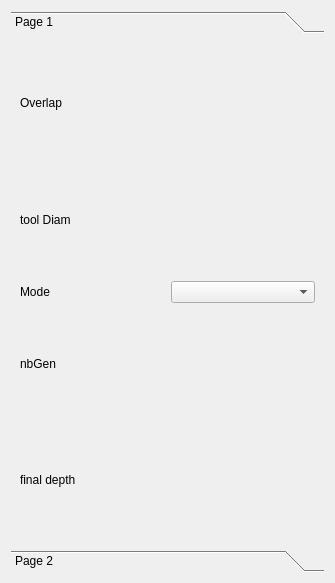
<?xml version="1.0" encoding="UTF-8"?>
<ui version="4.0">
 <class>PocketOp</class>
 <widget class="QWidget" name="PocketOp">
  <property name="geometry">
   <rect>
    <x>0</x>
    <y>0</y>
    <width>335</width>
    <height>583</height>
   </rect>
  </property>
  <property name="windowTitle">
   <string>PocketOp</string>
  </property>
  <layout class="QGridLayout" name="gridLayout">
   <item row="0" column="0">
    <widget class="QToolBox" name="toolBox">
     <property name="currentIndex">
      <number>0</number>
     </property>
     <widget class="QWidget" name="page">
      <property name="geometry">
       <rect>
        <x>0</x>
        <y>0</y>
        <width>317</width>
        <height>505</height>
       </rect>
      </property>
      <attribute name="label">
       <string>Page 1</string>
      </attribute>
      <layout class="QGridLayout" name="gridLayout_2">
       <item row="0" column="0">
        <widget class="QLabel" name="label">
         <property name="text">
          <string>Overlap</string>
         </property>
        </widget>
       </item>
       <item row="4" column="0">
        <widget class="QLabel" name="label_5">
         <property name="text">
          <string>final depth</string>
         </property>
        </widget>
       </item>
       <item row="3" column="0">
        <widget class="QLabel" name="label_3">
         <property name="text">
          <string>nbGen</string>
         </property>
        </widget>
       </item>
       <item row="1" column="0">
        <widget class="QLabel" name="label_2">
         <property name="text">
          <string>tool Diam</string>
         </property>
        </widget>
       </item>
       <item row="2" column="0">
        <widget class="QLabel" name="label_4">
         <property name="text">
          <string>Mode</string>
         </property>
        </widget>
       </item>
       <item row="3" column="1">
        <widget class="Gui::QuantitySpinBox" name="nbGenSpin" native="true">
         <property name="toolTip">
          <string>Start Depth of the operation. The highest point in Z-axis the operation needs to process.</string>
         </property>
         <property name="minimum" stdset="0">
          <double>-999999999.000000000000000</double>
         </property>
         <property name="maximum" stdset="0">
          <double>999999999.000000000000000</double>
         </property>
        </widget>
       </item>
       <item row="2" column="1">
        <widget class="QComboBox" name="modeCombo"/>
       </item>
       <item row="4" column="1">
        <widget class="Gui::QuantitySpinBox" name="depthSpin" native="true">
         <property name="toolTip">
          <string>Start Depth of the operation. The highest point in Z-axis the operation needs to process.</string>
         </property>
         <property name="minimum" stdset="0">
          <double>-999999999.000000000000000</double>
         </property>
         <property name="maximum" stdset="0">
          <double>999999999.000000000000000</double>
         </property>
        </widget>
       </item>
       <item row="0" column="1">
        <widget class="Gui::QuantitySpinBox" name="overlapSpin" native="true">
         <property name="toolTip">
          <string>Start Depth of the operation. The highest point in Z-axis the operation needs to process.</string>
         </property>
         <property name="minimum" stdset="0">
          <double>-999999999.000000000000000</double>
         </property>
         <property name="maximum" stdset="0">
          <double>999999999.000000000000000</double>
         </property>
        </widget>
       </item>
       <item row="1" column="1">
        <widget class="Gui::QuantitySpinBox" name="toolSpin" native="true">
         <property name="toolTip">
          <string>Start Depth of the operation. The highest point in Z-axis the operation needs to process.</string>
         </property>
         <property name="minimum" stdset="0">
          <double>-999999999.000000000000000</double>
         </property>
         <property name="maximum" stdset="0">
          <double>999999999.000000000000000</double>
         </property>
        </widget>
       </item>
      </layout>
     </widget>
     <widget class="QWidget" name="page_2">
      <property name="geometry">
       <rect>
        <x>0</x>
        <y>0</y>
        <width>311</width>
        <height>493</height>
       </rect>
      </property>
      <attribute name="label">
       <string>Page 2</string>
      </attribute>
     </widget>
    </widget>
   </item>
  </layout>
 </widget>
 <customwidgets>
  <customwidget>
   <class>Gui::QuantitySpinBox</class>
   <extends>QWidget</extends>
   <header>Gui/QuantitySpinBox.h</header>
  </customwidget>
 </customwidgets>
 <resources/>
 <connections/>
</ui>
